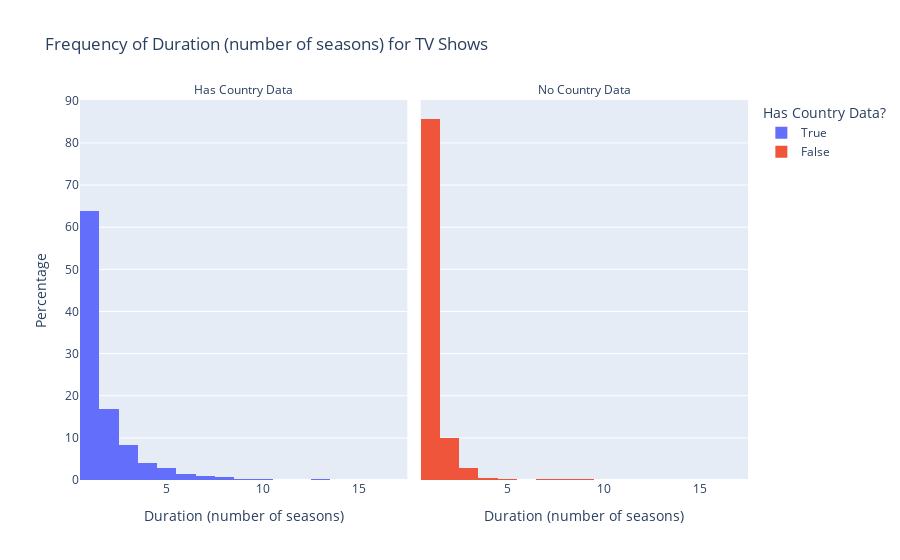

The code cell stored with this chart in its notebook:
### Markdown cell above
##### Duration

### Code cell
fig = px.histogram(df_shows,
                   x=df_shows['duration'],
                   facet_col=df_shows['country'].notna(),
                   color=df_shows['country'].notna(),
                   histnorm='percent',
                   title="Frequency of Duration (number of seasons) for TV Shows")
fig.for_each_annotation(lambda a: a.update(text="Has Country Data" if a.text=='facet_col=True' else "No Country Data"))
fig.update_xaxes(title_text="Duration (number of seasons)")
fig.update_layout(yaxis_title="Percentage",
                  legend_title="Has Country Data?")
fig.show()

### Figure 1 — Plotly figure (JSON) as saved in the notebook; plotly's stock layout.template omitted (floating-point values rounded to 4 significant figures; data arrays with more than 128 entries replaced by an {"elided": "..."} marker saying what was removed)
{"data": [{"bingroup": "x", "histnorm": "percent", "hovertemplate": "color=True<br>facet_col=True<br>duration=%{x}<br>percent=%{y}<extra></extra>", "legendgroup": "True", "marker": {"color": "#636efa", "pattern": {"shape": ""}}, "name": "True", "orientation": "v", "showlegend": true, "type": "histogram", "x": {"elided": "2285 int values"}, "xaxis": "x", "yaxis": "y"}, {"bingroup": "x", "histnorm": "percent", "hovertemplate": "color=False<br>facet_col=False<br>duration=%{x}<br>percent=%{y}<extra></extra>", "legendgroup": "False", "marker": {"color": "#EF553B", "pattern": {"shape": ""}}, "name": "False", "orientation": "v", "showlegend": true, "type": "histogram", "x": {"elided": "391 int values"}, "xaxis": "x2", "yaxis": "y2"}], "layout": {"annotations": [{"font": {}, "showarrow": false, "text": "Has Country Data", "x": 0.245, "xanchor": "center", "xref": "paper", "y": 1, "yanchor": "bottom", "yref": "paper"}, {"font": {}, "showarrow": false, "text": "No Country Data", "x": 0.755, "xanchor": "center", "xref": "paper", "y": 1, "yanchor": "bottom", "yref": "paper"}], "barmode": "relative", "legend": {"title": {"text": "Has Country Data?"}, "tracegroupgap": 0}, "title": {"text": "Frequency of Duration (number of seasons) for TV Shows"}, "xaxis": {"anchor": "y", "domain": [0, 0.49], "title": {"text": "Duration (number of seasons)"}}, "xaxis2": {"anchor": "y2", "domain": [0.51, 1], "matches": "x", "title": {"text": "Duration (number of seasons)"}}, "yaxis": {"anchor": "x", "domain": [0, 1], "title": {"text": "Percentage"}}, "yaxis2": {"anchor": "x2", "domain": [0, 1], "matches": "y", "showticklabels": false}}}
